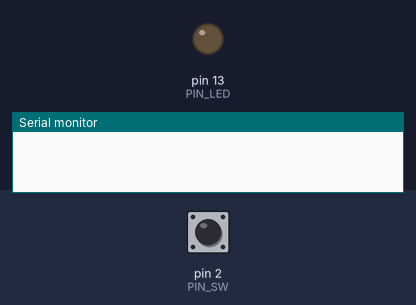
Recording of a sketch running on a simulated Arduino Uno, built with avr-gcc and run on an emulated ATmega328P. Parts: output pins drawn as LEDs (lit = HIGH), the last lines printed to the serial monitor. The test bench sets the inputs (shaded band); at power-on: pin 2 (PIN_SW) LOW.

Above: at 1.2 s.
1.3 s: pin 2 (PIN_SW) pulled HIGH for 0.15 s
At 1.37 s:
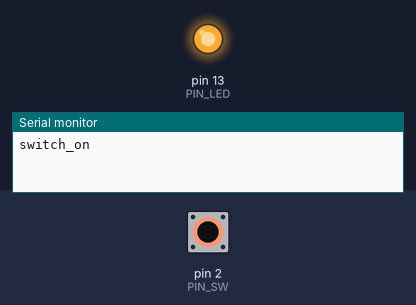
2.9 s: pin 2 (PIN_SW) pulled HIGH for 3.2 s
At 6.6 s:
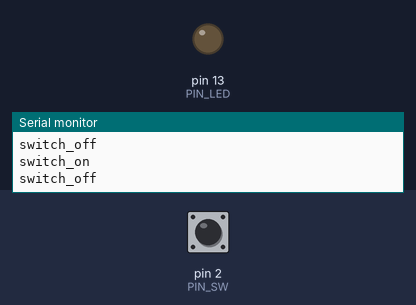
Timing chart, 0 to 8.1 s (numbered marks = the images above; inputs shaded):
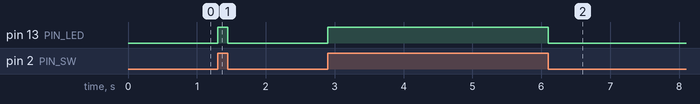

Measured:
- after the input at 1.3 s, pin 13 (PIN_LED): LOW → HIGH at once, → LOW 0.15 s later
- after the input at 2.9 s, pin 13 (PIN_LED): LOW → HIGH at once, → LOW 3.2 s later

The sketch:

switch.ino
```cpp
#include <Arduino.h>
#include <string.h>

#define PIN_LED 13
#define PIN_SW 2

void setup()
{
    pinMode(PIN_LED, OUTPUT);
    pinMode(PIN_SW, INPUT);

    Serial.begin(115200);
}

bool btn_state = false;
unsigned long prev_time = 0;

void loop()
{
    if( millis() - prev_time > 100 ) {
        int btn_pressed = digitalRead(PIN_SW);

        if( !btn_state && btn_pressed == HIGH ) {
            btn_state = true;
            digitalWrite(PIN_LED, HIGH);
            Serial.println("switch_on");
            prev_time = millis();
        } else if( btn_state && btn_pressed == LOW ) {
            btn_state = false;
            digitalWrite(PIN_LED, LOW);
            Serial.println("switch_off");
            prev_time = millis();
        }

    }

}
```
